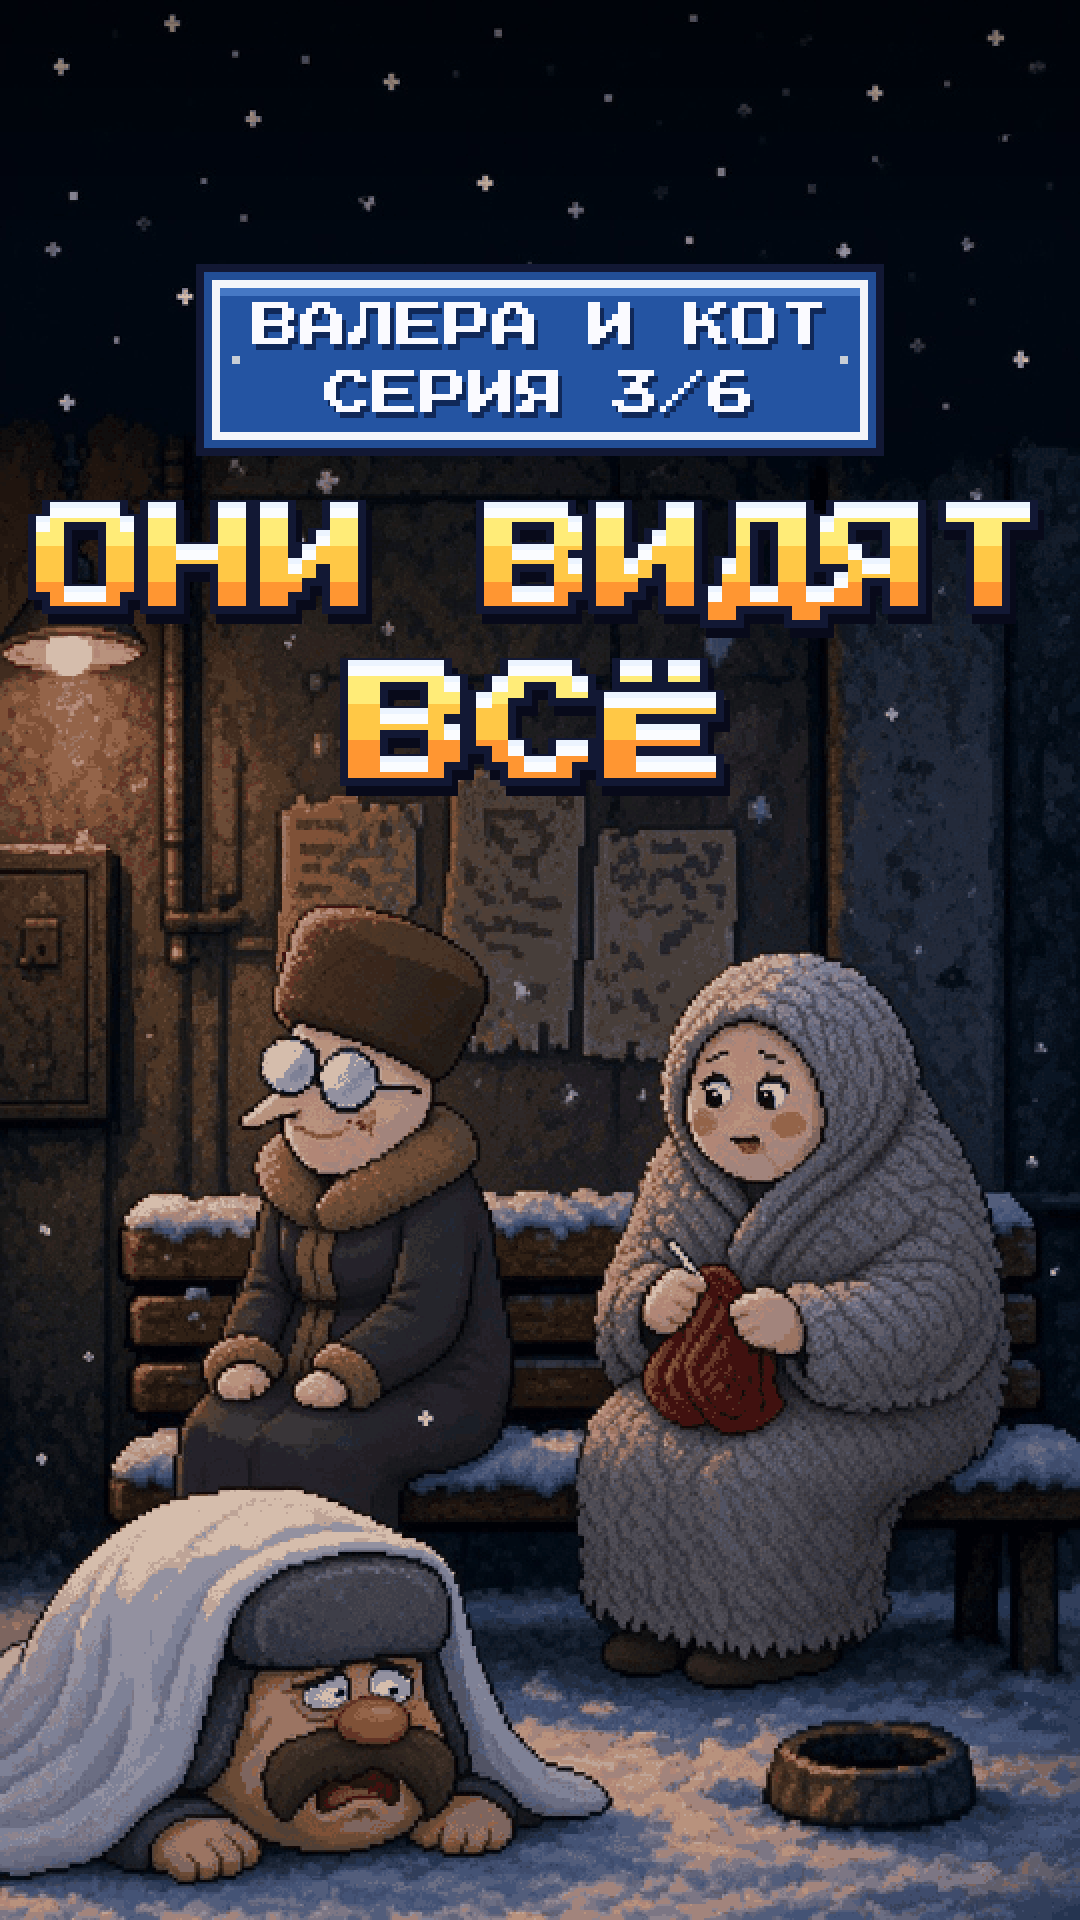

This figure's Python source:
"""S01E03 cover.  python3 cover.py ref | ai | make"""
import sys, pathlib; sys.path.insert(0, str(pathlib.Path(__file__).resolve().parents[4] / 'engine'))
import paths as P
import covergen2 as CG
from PIL import Image

EP, SLUG = 'ep03', 'valera-i-kot'
REF, RAW = P.build(f'{SLUG}-{EP}', 'cover_ref.png'), P.build(f'{SLUG}-{EP}', 'cover_ai.png')
SRC = P.episode(EP, SLUG) / 'cover_ai_source.jpg'
TITLE = ['ОНИ ВИДЯТ', 'ВСЁ']
CHARS = ("two old Russian grandmothers sitting on a snowy wooden bench by the entrance of an old apartment block at night: LEFT a thin "
         "granny with a tall brown fur hat, huge round glasses glinting and a sharp nose, dark coat with a fur collar, staring with a "
         "suspicious smirk; RIGHT a round granny wrapped in a big grey wool shawl with rosy cheeks, knitting red yarn. In the "
         "foreground a heavyset man with a huge brown walrus moustache and a red nose crawls on his belly through the snow hidden "
         "under a white bedsheet, only his face and grey ushanka peeking out, looking worried. Snow falling, warm lamp above the door.")


def ref():
    import ep03 as E
    from stage import view_at
    t = 9.2
    import numpy as np
    from props import panelka as PK
    from PIL import Image as I
    E.BENCH = PK.q(I.open(PK.BG / 'bench.png').convert('RGB'))          # no notice text on the cover (AI would garble it)
    E.crawl_x = lambda tt: 560.0
    v = view_at(E.BENCH, 780, 470, 1.0, 180, 420)
    big = E.bench_frame(v, t, ('grannies',), valera=lambda CH, v_: E.prone(CH, v_, t, 0.0),
                        zina_kw=dict(look=-1.0, expr='smug'))
    Image.fromarray(big).save(REF); print(REF)


if __name__ == '__main__':
    cmd = sys.argv[1]
    if cmd == 'ref': ref()
    elif cmd == 'ai': CG.ai(REF, RAW, CHARS)
    elif cmd == 'make':
        CG.make(RAW, SRC, [P.episode(EP, SLUG) / 'cover.png', P.series(SLUG) / 'covers' / 'cover_s01e03.png'], 3, TITLE)
        print('ok')
